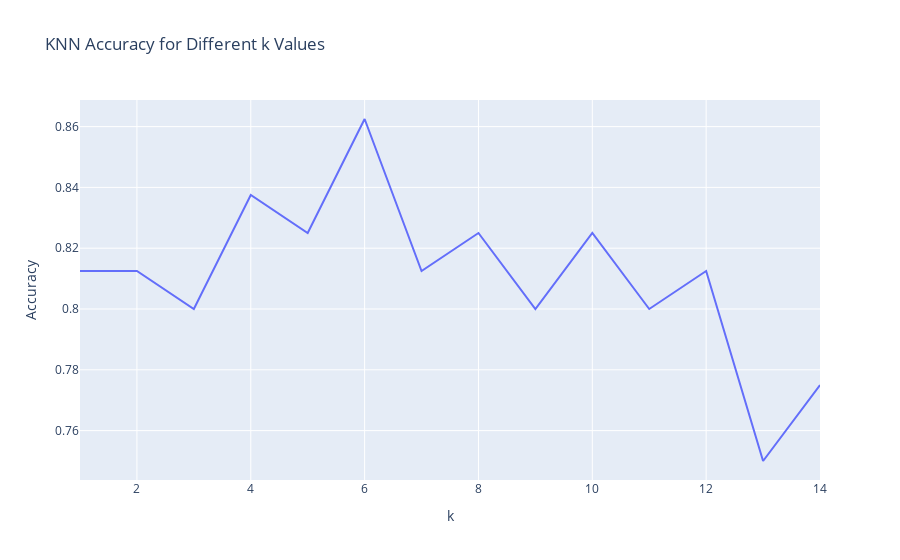

Write notebook code for a chart like this one.
### Code cell
X_train_np = np.array(X_train) 
X_test_np = np.array(X_test)

y_train_np = np.array(y_train)
y_test_np = np.array(y_test)

k_values = list(range(1, 15))
accuracies = []

for k in k_values:
    y_pred = knn_manhattan_distance(X_train_np, y_train_np, X_test_np, k)
    accuracy = accuracy_score(y_test_np, y_pred)
    accuracies.append(accuracy)

results_df = pd.DataFrame({'k': k_values, 'Accuracy': accuracies})

fig = px.line(results_df, x='k', y='Accuracy', title='KNN Accuracy for Different k Values', labels={'k': 'k', 'Accuracy': 'Accuracy'})
fig.show()

best_k = k_values[accuracies.index(max(accuracies))]
best_accuracy = max(accuracies)
print("Best k value is:", best_k , "where accuracy is:" ,best_accuracy)

new_row = {
    'Technique': 'knn_manhattan_distance',
    'Standardization': 'None',
    'Best value of k': best_k,
    'Accuracy': best_accuracy
}

knn = knn.append(new_row, ignore_index=True)

### Figure 1 — Plotly figure (JSON) as saved in the notebook; plotly's stock layout.template omitted (floating-point values rounded to 4 significant figures)
{"data": [{"hovertemplate": "k=%{x}<br>Accuracy=%{y}<extra></extra>", "legendgroup": "", "line": {"color": "#636efa", "dash": "solid"}, "marker": {"symbol": "circle"}, "mode": "lines", "name": "", "orientation": "v", "showlegend": false, "type": "scatter", "x": [1, 2, 3, 4, 5, 6, 7, 8, 9, 10, 11, 12, 13, 14], "xaxis": "x", "y": [0.8125, 0.8125, 0.8, 0.8375, 0.825, 0.8625, 0.8125, 0.825, 0.8, 0.825, 0.8, 0.8125, 0.75, 0.775], "yaxis": "y"}], "layout": {"legend": {"tracegroupgap": 0}, "title": {"text": "KNN Accuracy for Different k Values"}, "xaxis": {"anchor": "y", "domain": [0, 1], "title": {"text": "k"}}, "yaxis": {"anchor": "x", "domain": [0, 1], "title": {"text": "Accuracy"}}}}
